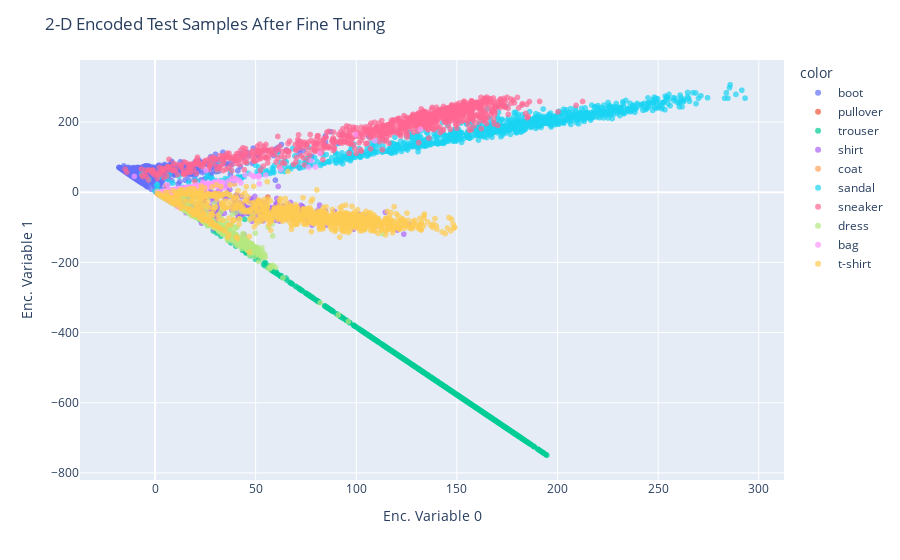

Notebook source saved alongside this figure:
### Code cell
## Plot encoded samples after tuning the decoder
fig2 = plot_encoded_samples(test_dataset, device, encoder2, "2-D Encoded Test Samples After Fine Tuning")
fig2.write_image(f"images/encoded2_samples_after.eps")

### Figure 1 — Plotly figure (JSON) as saved in the notebook; plotly's stock layout.template omitted (floating-point values rounded to 4 significant figures; data arrays with more than 128 entries replaced by an {"elided": "..."} marker saying what was removed)
{"data": [{"hovertemplate": "color=boot<br>Enc. Variable 0=%{x}<br>Enc. Variable 1=%{y}<extra></extra>", "legendgroup": "boot", "marker": {"color": "#636efa", "opacity": 0.7, "symbol": "circle"}, "mode": "markers", "name": "boot", "showlegend": true, "type": "scattergl", "x": {"elided": "1000 float values"}, "xaxis": "x", "y": {"elided": "1000 float values"}, "yaxis": "y"}, {"hovertemplate": "color=pullover<br>Enc. Variable 0=%{x}<br>Enc. Variable 1=%{y}<extra></extra>", "legendgroup": "pullover", "marker": {"color": "#EF553B", "opacity": 0.7, "symbol": "circle"}, "mode": "markers", "name": "pullover", "showlegend": true, "type": "scattergl", "x": {"elided": "1000 float values"}, "xaxis": "x", "y": {"elided": "1000 float values"}, "yaxis": "y"}, {"hovertemplate": "color=trouser<br>Enc. Variable 0=%{x}<br>Enc. Variable 1=%{y}<extra></extra>", "legendgroup": "trouser", "marker": {"color": "#00cc96", "opacity": 0.7, "symbol": "circle"}, "mode": "markers", "name": "trouser", "showlegend": true, "type": "scattergl", "x": {"elided": "1000 float values"}, "xaxis": "x", "y": {"elided": "1000 float values"}, "yaxis": "y"}, {"hovertemplate": "color=shirt<br>Enc. Variable 0=%{x}<br>Enc. Variable 1=%{y}<extra></extra>", "legendgroup": "shirt", "marker": {"color": "#ab63fa", "opacity": 0.7, "symbol": "circle"}, "mode": "markers", "name": "shirt", "showlegend": true, "type": "scattergl", "x": {"elided": "1000 float values"}, "xaxis": "x", "y": {"elided": "1000 float values"}, "yaxis": "y"}, {"hovertemplate": "color=coat<br>Enc. Variable 0=%{x}<br>Enc. Variable 1=%{y}<extra></extra>", "legendgroup": "coat", "marker": {"color": "#FFA15A", "opacity": 0.7, "symbol": "circle"}, "mode": "markers", "name": "coat", "showlegend": true, "type": "scattergl", "x": {"elided": "1000 float values"}, "xaxis": "x", "y": {"elided": "1000 float values"}, "yaxis": "y"}, {"hovertemplate": "color=sandal<br>Enc. Variable 0=%{x}<br>Enc. Variable 1=%{y}<extra></extra>", "legendgroup": "sandal", "marker": {"color": "#19d3f3", "opacity": 0.7, "symbol": "circle"}, "mode": "markers", "name": "sandal", "showlegend": true, "type": "scattergl", "x": {"elided": "1000 float values"}, "xaxis": "x", "y": {"elided": "1000 float values"}, "yaxis": "y"}, {"hovertemplate": "color=sneaker<br>Enc. Variable 0=%{x}<br>Enc. Variable 1=%{y}<extra></extra>", "legendgroup": "sneaker", "marker": {"color": "#FF6692", "opacity": 0.7, "symbol": "circle"}, "mode": "markers", "name": "sneaker", "showlegend": true, "type": "scattergl", "x": {"elided": "1000 float values"}, "xaxis": "x", "y": {"elided": "1000 float values"}, "yaxis": "y"}, {"hovertemplate": "color=dress<br>Enc. Variable 0=%{x}<br>Enc. Variable 1=%{y}<extra></extra>", "legendgroup": "dress", "marker": {"color": "#B6E880", "opacity": 0.7, "symbol": "circle"}, "mode": "markers", "name": "dress", "showlegend": true, "type": "scattergl", "x": {"elided": "1000 float values"}, "xaxis": "x", "y": {"elided": "1000 float values"}, "yaxis": "y"}, {"hovertemplate": "color=bag<br>Enc. Variable 0=%{x}<br>Enc. Variable 1=%{y}<extra></extra>", "legendgroup": "bag", "marker": {"color": "#FF97FF", "opacity": 0.7, "symbol": "circle"}, "mode": "markers", "name": "bag", "showlegend": true, "type": "scattergl", "x": {"elided": "1000 float values"}, "xaxis": "x", "y": {"elided": "1000 float values"}, "yaxis": "y"}, {"hovertemplate": "color=t-shirt<br>Enc. Variable 0=%{x}<br>Enc. Variable 1=%{y}<extra></extra>", "legendgroup": "t-shirt", "marker": {"color": "#FECB52", "opacity": 0.7, "symbol": "circle"}, "mode": "markers", "name": "t-shirt", "showlegend": true, "type": "scattergl", "x": {"elided": "1000 float values"}, "xaxis": "x", "y": {"elided": "1000 float values"}, "yaxis": "y"}], "layout": {"legend": {"title": {"text": "color"}, "tracegroupgap": 0}, "margin": {"t": 60}, "title": {"text": "2-D Encoded Test Samples After Fine Tuning"}, "xaxis": {"anchor": "y", "domain": [0, 1], "title": {"text": "Enc. Variable 0"}}, "yaxis": {"anchor": "x", "domain": [0, 1], "title": {"text": "Enc. Variable 1"}}}}
